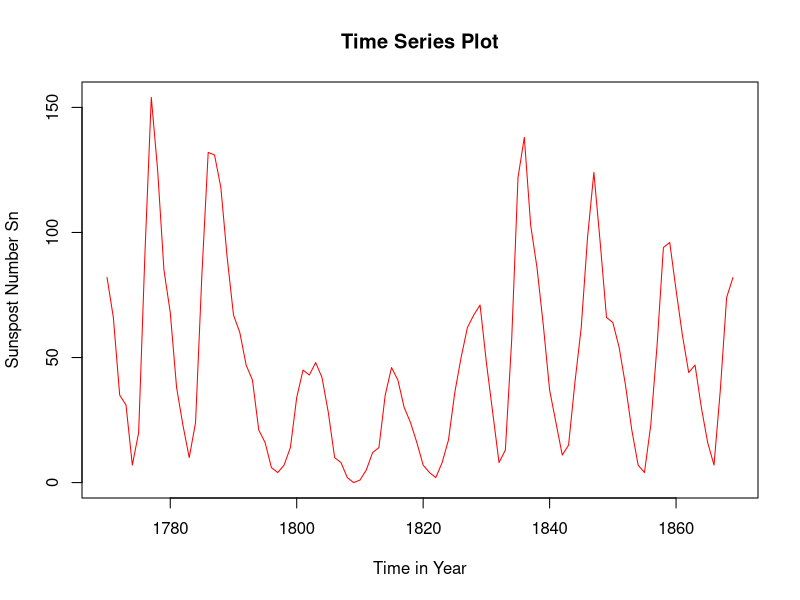
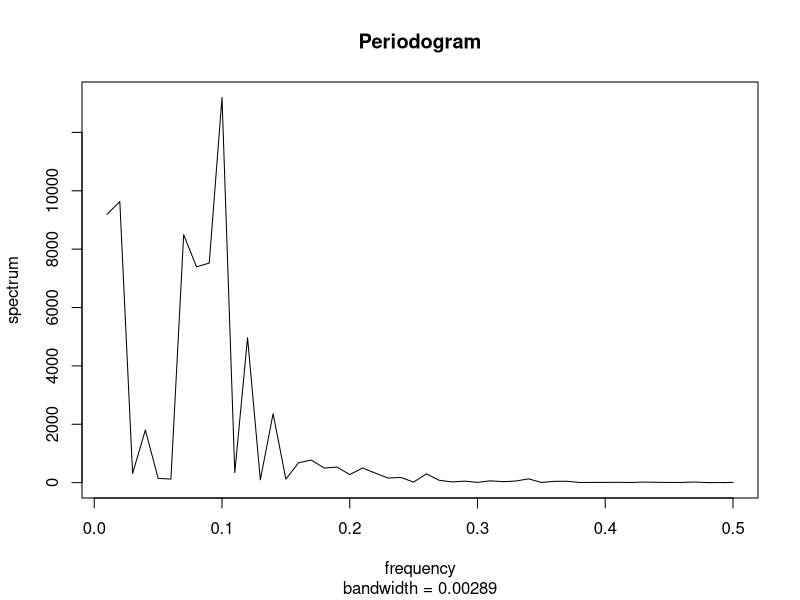
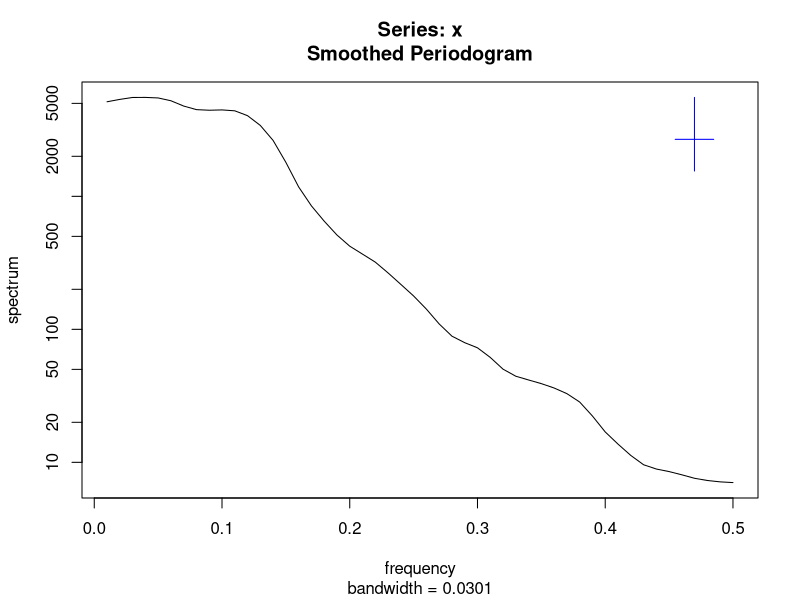
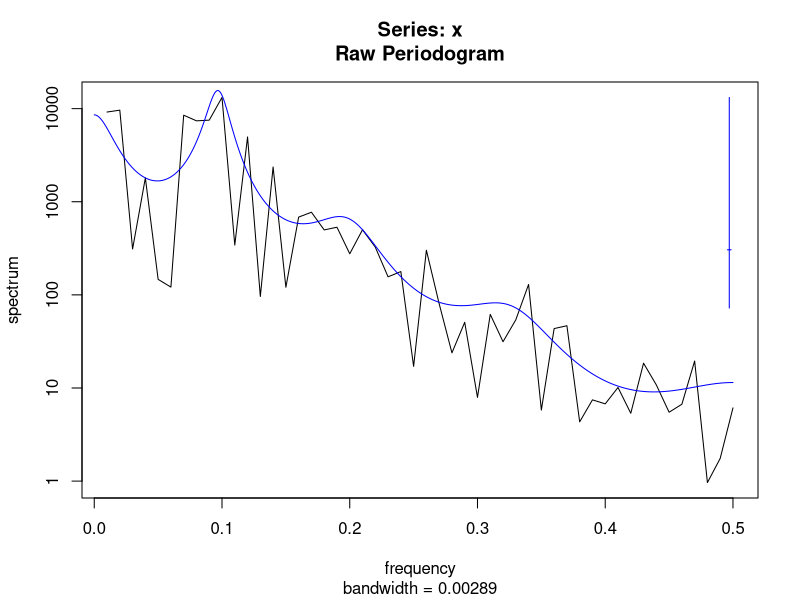
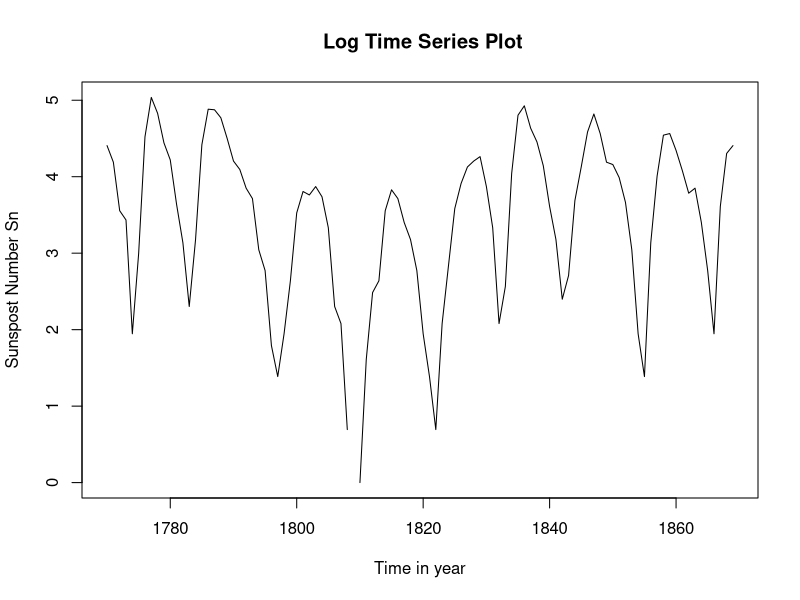
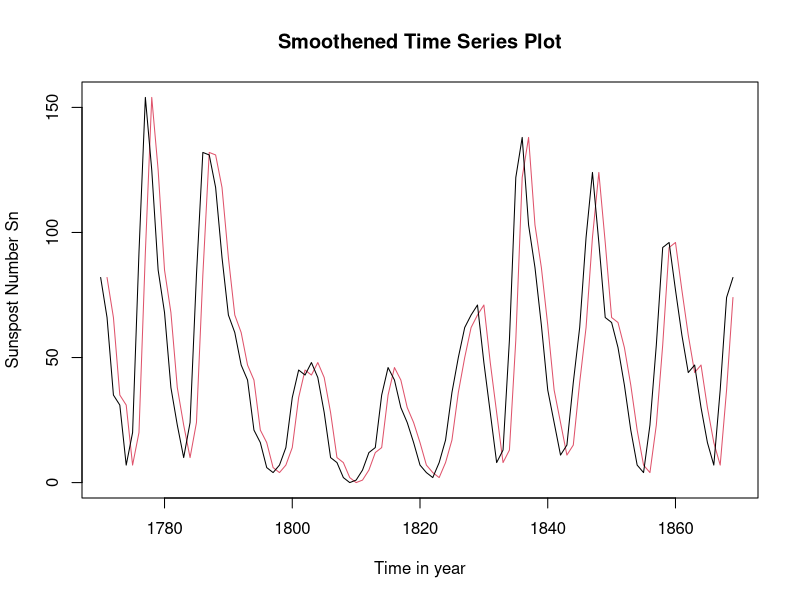
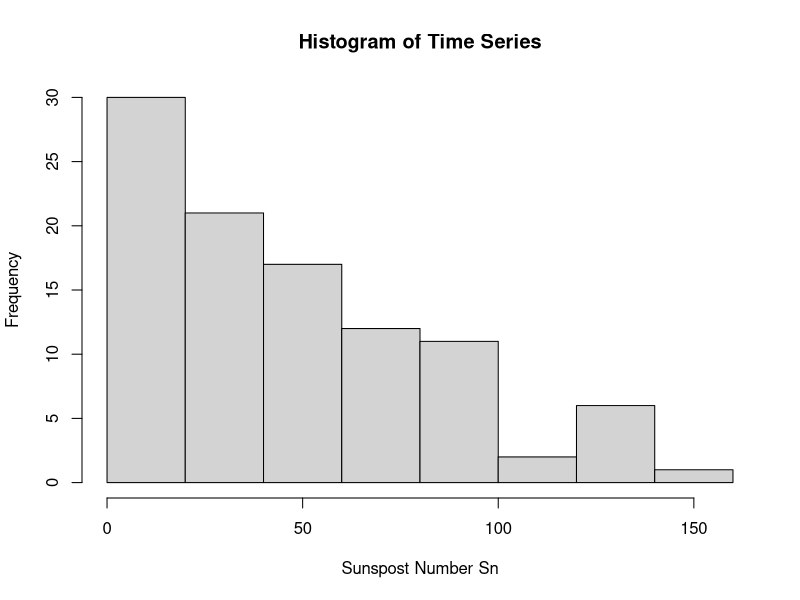
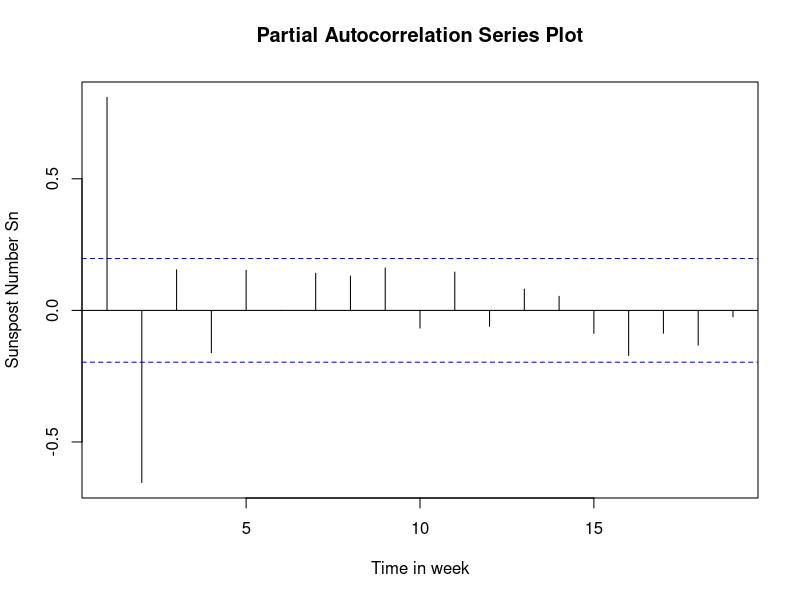

These charts were generated, in order, by the following R code: (Note: this script raises an error after producing the figures.)
library(TTR)
library(forecast)
require(graphics)
a <- read.csv("sunspots.csv",header=TRUE)
#use another file to repeat the process
#a <- read.csv("sslong.csv",header=TRUE)


kingstimeseries <- ts(a, start = 1770, end = 1869, freq = 1)
#plot(a, type="l", lwd=2, col="red", xlab="time", ylab="closing values",main="TUI AG", ylim=c(0,60) )
plot.ts(kingstimeseries, xlim = c(1770,1869), xpd=FALSE, col ="red",main="Time Series Plot", xlab="Time in Year", ylab="Sunspost Number Sn")
z=spec.pgram(kingstimeseries,main="Periodogram", log="no")

spectrum(kingstimeseries,spans = c(3,10))
spectrum(kingstimeseries)
spec.ar(kingstimeseries,  method = "mle", add = TRUE, col = "blue")

logsouvenirtimeseries <- log(kingstimeseries)
plot.ts(logsouvenirtimeseries, main=" Log Time Series Plot", xlab="Time in year", ylab="Sunspost Number Sn")


b <- HoltWinters(kingstimeseries, beta=FALSE, gamma= FALSE)
plot(b,main="Smoothened Time Series Plot", xlab="Time in year", ylab="Sunspost Number Sn")

#acf(log(a), main="Correlation function of Time Series Plot", xlab="Time in week", ylab="Sunspost Number Sn")
hist(kingstimeseries,main="Histogram of Time Series", xlab="Sunspost Number Sn" )

pacfRes <- pacf(a, main="Partial Autocorrelation Series Plot", xlab="Time in week", ylab="Sunspost Number Sn")  # partial autocorrelation

decomposedRes <- decompose(kingstimeseries, type="mult")
plot(decomposedRes)

smadf <- SMA(kingstimeseries, 4)
plot(smadf,main="Time Series Plot", xlab="Time in week", ylab="")
forecasteddf <- forecast(smadf,20)
plot(forecasteddf,main=" Forecasted Time Series Plot", xlab="Time in Year", ylab="")

